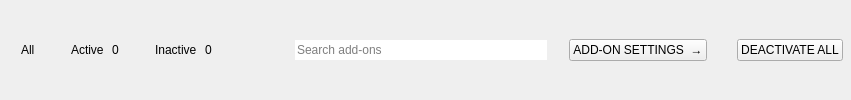
         <widget class="QWidget" name="systemsFilters" native="true">
          <layout class="QHBoxLayout" name="systemsFiltersLayout">
           <property name="spacing">
            <number>10</number>
           </property>
           <property name="leftMargin">
            <number>8</number>
           </property>
           <property name="topMargin">
            <number>0</number>
           </property>
           <property name="rightMargin">
            <number>8</number>
           </property>
           <property name="bottomMargin">
            <number>0</number>
           </property>
           <item>
            <widget class="QFrame" name="modAll">
             <property name="minimumSize">
              <size>
               <width>0</width>
               <height>34</height>
              </size>
             </property>
             <property name="maximumSize">
              <size>
               <width>16777215</width>
               <height>34</height>
              </size>
             </property>
             <property name="role" stdset="0">
              <string>filter</string>
             </property>
             <property name="action" stdset="0">
              <string>ui.show = 'ALL'</string>
             </property>
             <property name="bind_current" stdset="0">
              <string>ui.show === 'ALL'</string>
             </property>
             <layout class="QHBoxLayout" name="modAllLayout">
              <property name="spacing">
               <number>8</number>
              </property>
              <property name="leftMargin">
               <number>13</number>
              </property>
              <property name="topMargin">
               <number>0</number>
              </property>
              <property name="rightMargin">
               <number>13</number>
              </property>
              <property name="bottomMargin">
               <number>0</number>
              </property>
              <item>
               <widget class="QLabel" name="modAllLabel">
                <property name="text">
                 <string>All</string>
                </property>
                <property name="role" stdset="0">
                 <string>filterLabel</string>
                </property>
                <property name="elide" stdset="0">
                 <bool>true</bool>
                </property>
               </widget>
              </item>
             </layout>
            </widget>
           </item>
           <item>
            <widget class="QFrame" name="modOn">
             <property name="minimumSize">
              <size>
               <width>0</width>
               <height>34</height>
              </size>
             </property>
             <property name="maximumSize">
              <size>
               <width>16777215</width>
               <height>34</height>
              </size>
             </property>
             <property name="role" stdset="0">
              <string>filter</string>
             </property>
             <property name="action" stdset="0">
              <string>ui.show = 'ON'</string>
             </property>
             <property name="bind_current" stdset="0">
              <string>ui.show === 'ON'</string>
             </property>
             <layout class="QHBoxLayout" name="modOnLayout">
              <property name="spacing">
               <number>8</number>
              </property>
              <property name="leftMargin">
               <number>13</number>
              </property>
              <property name="topMargin">
               <number>0</number>
              </property>
              <property name="rightMargin">
               <number>13</number>
              </property>
              <property name="bottomMargin">
               <number>0</number>
              </property>
              <item>
               <widget class="QLabel" name="modOnLabel">
                <property name="text">
                 <string>Active</string>
                </property>
                <property name="role" stdset="0">
                 <string>filterLabel</string>
                </property>
                <property name="elide" stdset="0">
                 <bool>true</bool>
                </property>
               </widget>
              </item>
              <item>
               <widget class="QLabel" name="modOnCount">
                <property name="text">
                 <string>0</string>
                </property>
                <property name="role" stdset="0">
                 <string>filterCount</string>
                </property>
                <property name="bind" stdset="0">
                 <string>'' + activeCount</string>
                </property>
               </widget>
              </item>
             </layout>
            </widget>
           </item>
           <item>
            <widget class="QFrame" name="modOff">
             <property name="minimumSize">
              <size>
               <width>0</width>
               <height>34</height>
              </size>
             </property>
             <property name="maximumSize">
              <size>
               <width>16777215</width>
               <height>34</height>
              </size>
             </property>
             <property name="role" stdset="0">
              <string>filter</string>
             </property>
             <property name="action" stdset="0">
              <string>ui.show = 'OFF'</string>
             </property>
             <property name="bind_current" stdset="0">
              <string>ui.show === 'OFF'</string>
             </property>
             <layout class="QHBoxLayout" name="modOffLayout">
              <property name="spacing">
               <number>8</number>
              </property>
              <property name="leftMargin">
               <number>13</number>
              </property>
              <property name="topMargin">
               <number>0</number>
              </property>
              <property name="rightMargin">
               <number>13</number>
              </property>
              <property name="bottomMargin">
               <number>0</number>
              </property>
              <item>
               <widget class="QLabel" name="modOffLabel">
                <property name="text">
                 <string>Inactive</string>
                </property>
                <property name="role" stdset="0">
                 <string>filterLabel</string>
                </property>
                <property name="elide" stdset="0">
                 <bool>true</bool>
                </property>
               </widget>
              </item>
              <item>
               <widget class="QLabel" name="modOffCount">
                <property name="text">
                 <string>0</string>
                </property>
                <property name="role" stdset="0">
                 <string>filterCount</string>
                </property>
                <property name="bind" stdset="0">
                 <string>'' + (mods.length - activeCount)</string>
                </property>
               </widget>
              </item>
             </layout>
            </widget>
           </item>
           <item>
            <spacer name="gap_35">
             <property name="orientation">
              <enum>Qt::Orientation::Horizontal</enum>
             </property>
             <property name="sizeType">
              <enum>QSizePolicy::Policy::Fixed</enum>
             </property>
             <property name="sizeHint" stdset="0">
              <size>
               <width>24</width>
               <height>1</height>
              </size>
             </property>
            </spacer>
           </item>
           <item>
            <widget class="QFrame" name="modSearchBox">
             <property name="minimumSize">
              <size>
               <width>300</width>
               <height>38</height>
              </size>
             </property>
             <property name="maximumSize">
              <size>
               <width>300</width>
               <height>38</height>
              </size>
             </property>
             <property name="cursor">
              <cursorShape>IBeamCursor</cursorShape>
             </property>
             <property name="role" stdset="0">
              <string>search</string>
             </property>
             <property name="action" stdset="0">
              <string>view.focus('modSearch')</string>
             </property>
             <property name="bind_focused" stdset="0">
              <string>view.hasFocus('modSearch')</string>
             </property>
             <layout class="QHBoxLayout" name="modSearchBoxLayout" stretch="0,1">
              <property name="spacing">
               <number>10</number>
              </property>
              <property name="leftMargin">
               <number>12</number>
              </property>
              <property name="topMargin">
               <number>0</number>
              </property>
              <property name="rightMargin">
               <number>12</number>
              </property>
              <property name="bottomMargin">
               <number>0</number>
              </property>
              <item>
               <widget class="QLabel" name="modSearchBoxLens">
                <property name="pixmap">
                 <pixmap resource="skin.qrc">:/pd/images/lens.png</pixmap>
                </property>
                <property name="minimumSize">
                 <size>
                  <width>14</width>
                  <height>14</height>
                 </size>
                </property>
                <property name="maximumSize">
                 <size>
                  <width>14</width>
                  <height>14</height>
                 </size>
                </property>
               </widget>
              </item>
              <item>
               <widget class="QLineEdit" name="modSearch">
                <property name="placeholderText">
                 <string>Search add-ons</string>
                </property>
                <property name="frame">
                 <bool>false</bool>
                </property>
                <property name="role" stdset="0">
                 <string>searchEdit</string>
                </property>
                <property name="model" stdset="0">
                 <string>ui.modQuery</string>
                </property>
                <property name="bind_placeholderText" stdset="0">
                 <string>view.hasFocus('modSearch') ? '' : 'Search add-ons'</string>
                </property>
               </widget>
              </item>
             </layout>
            </widget>
           </item>
           <item>
            <spacer name="hSpacer_20">
             <property name="orientation">
              <enum>Qt::Orientation::Horizontal</enum>
             </property>
             <property name="sizeHint" stdset="0">
              <size>
               <width>0</width>
               <height>20</height>
              </size>
             </property>
            </spacer>
           </item>
           <item>
            <widget class="QWidget" name="systemsLinks" native="true">
             <layout class="QHBoxLayout" name="systemsLinksLayout">
              <property name="spacing">
               <number>30</number>
              </property>
              <property name="leftMargin">
               <number>0</number>
              </property>
              <property name="topMargin">
               <number>0</number>
              </property>
              <property name="rightMargin">
               <number>0</number>
              </property>
              <property name="bottomMargin">
               <number>0</number>
              </property>
              <item>
               <widget class="QPushButton" name="addonSettings">
                <property name="text">
                 <string>ADD-ON SETTINGS  →</string>
                </property>
                <property name="focusPolicy">
                 <enum>Qt::FocusPolicy::NoFocus</enum>
                </property>
                <property name="cursor">
                 <cursorShape>PointingHandCursor</cursorShape>
                </property>
                <property name="role" stdset="0">
                 <string>link</string>
                </property>
                <property name="letterSpacing" stdset="0">
                 <double>2.0</double>
                </property>
                <property name="action" stdset="0">
                 <string>Launcher.showClassic('extra')</string>
                </property>
               </widget>
              </item>
              <item>
               <widget class="QPushButton" name="deactivateAll">
                <property name="text">
                 <string>DEACTIVATE ALL</string>
                </property>
                <property name="focusPolicy">
                 <enum>Qt::FocusPolicy::NoFocus</enum>
                </property>
                <property name="cursor">
                 <cursorShape>PointingHandCursor</cursorShape>
                </property>
                <property name="role" stdset="0">
                 <string>link</string>
                </property>
                <property name="letterSpacing" stdset="0">
                 <double>2.0</double>
                </property>
                <property name="action" stdset="0">
                 <string>Launcher.deactivateAllModules()</string>
                </property>
                <property name="enableIf" stdset="0">
                 <string>activeCount &gt; 0</string>
                </property>
                <property name="tint" stdset="0">
                 <string>dim</string>
                </property>
               </widget>
              </item>
             </layout>
            </widget>
           </item>
          </layout>
         </widget>
